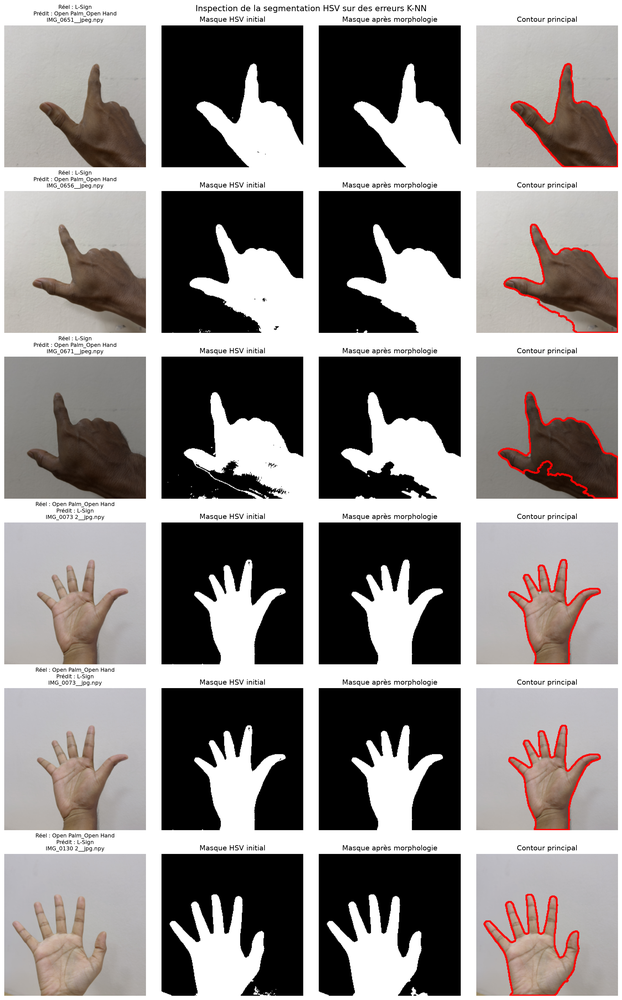
#> input picture figures/inspection_segmentation_erreurs.png, 622 x 1000 px, shrunk from 2642 x 4245 before the run
$ python -i inspecter_segmentation_erreurs.py   (imports and definitions only)
#> lines starting #> are read from the running program, lines starting #| are printed output that depends on the picture; after the words box and inside, x2 and y2 are one past the last pixel; in counts of white or black regions, pixels touching at a corner belong together
#> further down, picture is the input picture: shape (1000, 622, 3); mean B, G, R 137.7, 139.3, 143.8

from pathlib import Path

import cv2
import numpy as np
import pandas as pd
import matplotlib.pyplot as plt


# ============================================================
# 1. CHEMINS ET PARAMETRES
# ============================================================

RACINE = Path(__file__).resolve().parent.parent

DOSSIER_HSV = RACINE / "data" / "processed" / "hsv"
DOSSIER_COLOR = RACINE / "data" / "processed" / "color"
DOSSIER_RESULTS = RACINE / "results"
DOSSIER_FIGURES = RACINE / "figures"

FICHIER_PREDICTIONS = DOSSIER_RESULTS / "predictions_knn.csv"
FICHIER_SORTIE = DOSSIER_FIGURES / "inspection_segmentation_erreurs.png"
FICHIER_LISTE = DOSSIER_RESULTS / "images_inspectees_segmentation.csv"

HSV_BAS = np.array([0, 20, 40], dtype=np.uint8)
HSV_HAUT = np.array([25, 255, 255], dtype=np.uint8)

NOMBRE_PAR_SENS = 3


# ============================================================
# 2. REPRODUIRE LE MASQUE UTILISE PAR LE MODELE
# ============================================================

def construire_masque(image_hsv):
    masque = cv2.inRange(image_hsv, HSV_BAS, HSV_HAUT)
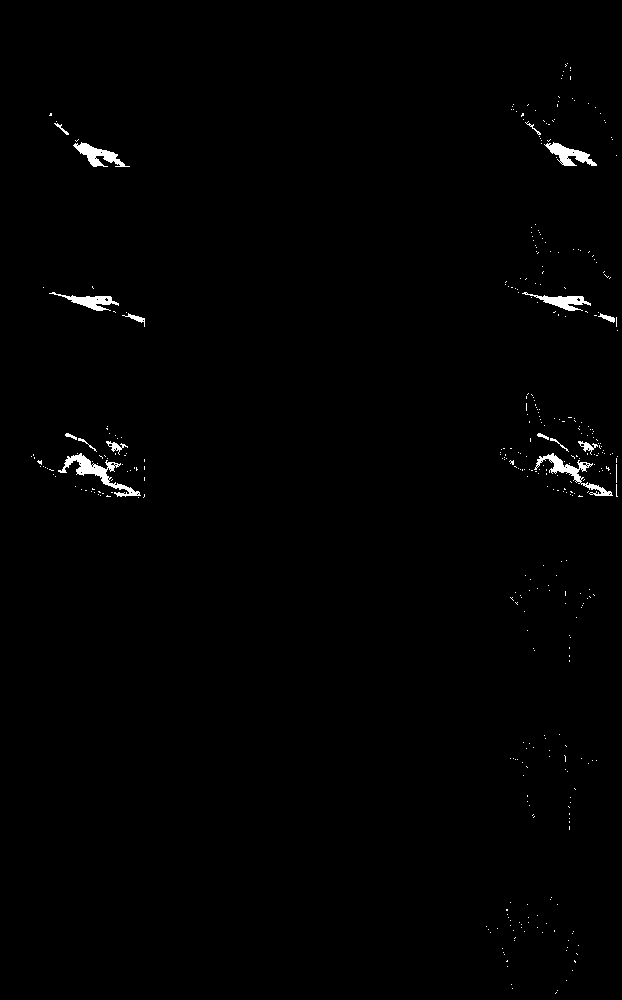
#> masque: shape (1000, 622); 0.78% white; 389 white regions (373 under 20 px), largest, box (x1, y1, x2, y2) and area: (58, 453, 141, 497) 847, (534, 453, 613, 496) 685, (73, 142, 130, 167) 555

    noyau_fermeture = cv2.getStructuringElement(
        cv2.MORPH_ELLIPSE, (5, 5)
    )
    noyau_ouverture = cv2.getStructuringElement(
        cv2.MORPH_ELLIPSE, (3, 3)
    )

    masque = cv2.morphologyEx(
        masque, cv2.MORPH_CLOSE, noyau_fermeture
    )
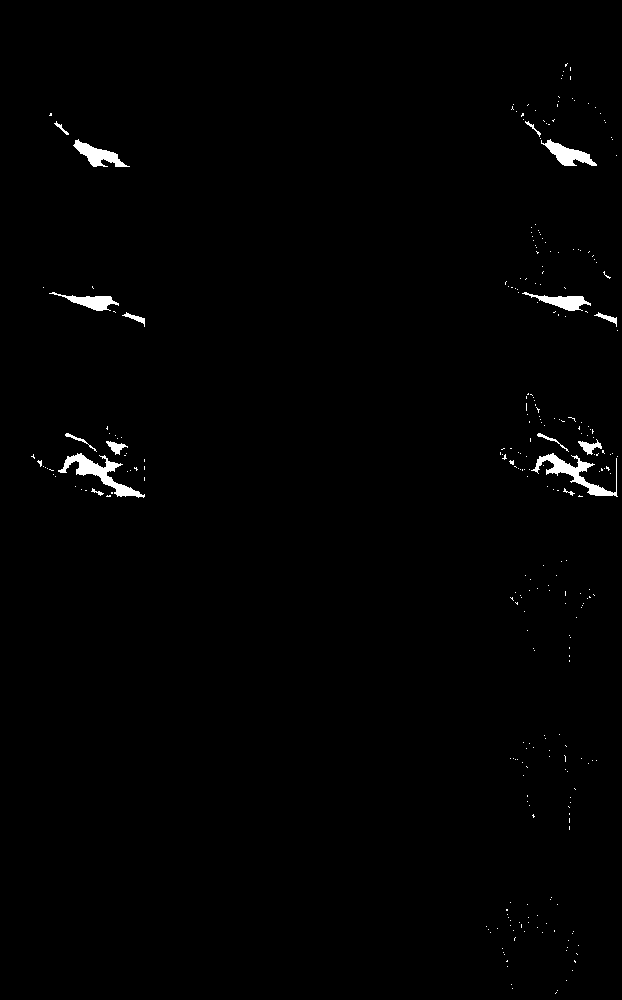
#> masque: shape (1000, 622); 0.93% white; 293 white regions (277 under 20 px), largest, box (x1, y1, x2, y2) and area: (58, 453, 145, 498) 1048, (531, 453, 618, 497) 992, (541, 139, 597, 166) 633
    masque = cv2.morphologyEx(
        masque, cv2.MORPH_OPEN, noyau_ouverture
    )
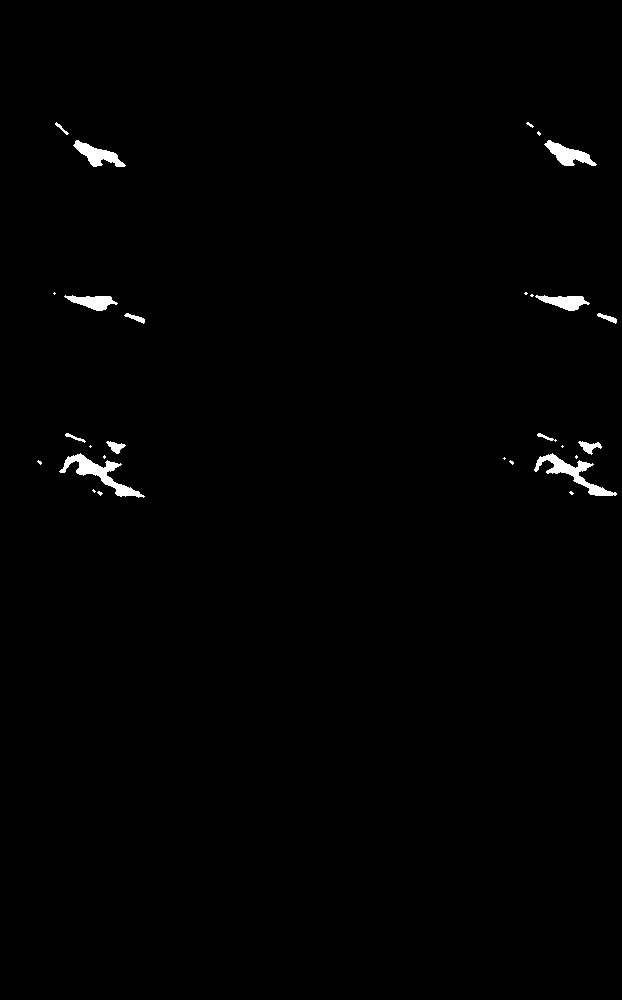
#> masque: shape (1000, 622); 0.78% white; 28 white regions (14 under 20 px), largest, box (x1, y1, x2, y2) and area: (59, 453, 145, 498) 1003, (534, 453, 617, 496) 903, (544, 140, 597, 166) 618

    return masque


# [200 lines left out: functions obtenir_contour_principal, selectionner_erreurs, chemin_image_couleur, afficher_inspection, main, not called in this run]


# [2 lines not run here, left out]

>>> import cv2
>>> picture = cv2.imread('../figures/inspection_segmentation_erreurs.png')
>>> result = construire_masque(picture)

$ run again, on figures/comparaison_tailles_pretraitement.png
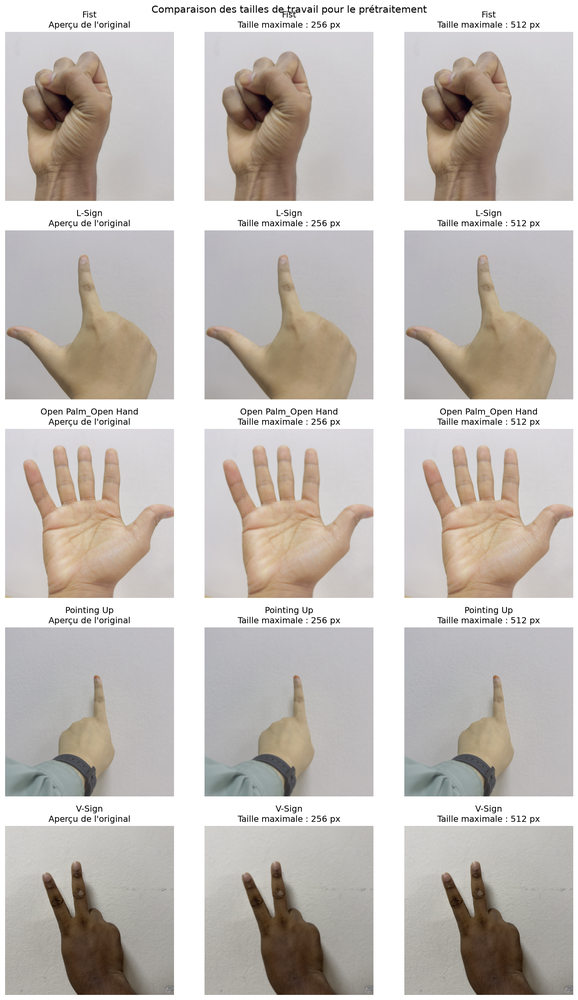
#> input picture figures/comparaison_tailles_pretraitement.png, 578 x 1000 px, shrunk from 1704 x 2947 before the run
#> picture is the input picture: shape (1000, 578, 3); mean B, G, R 186.1, 191, 197
#> in construire_masque, `masque = cv2.inRange(image_hsv, HSV_BAS, HSV_HAUT)`:
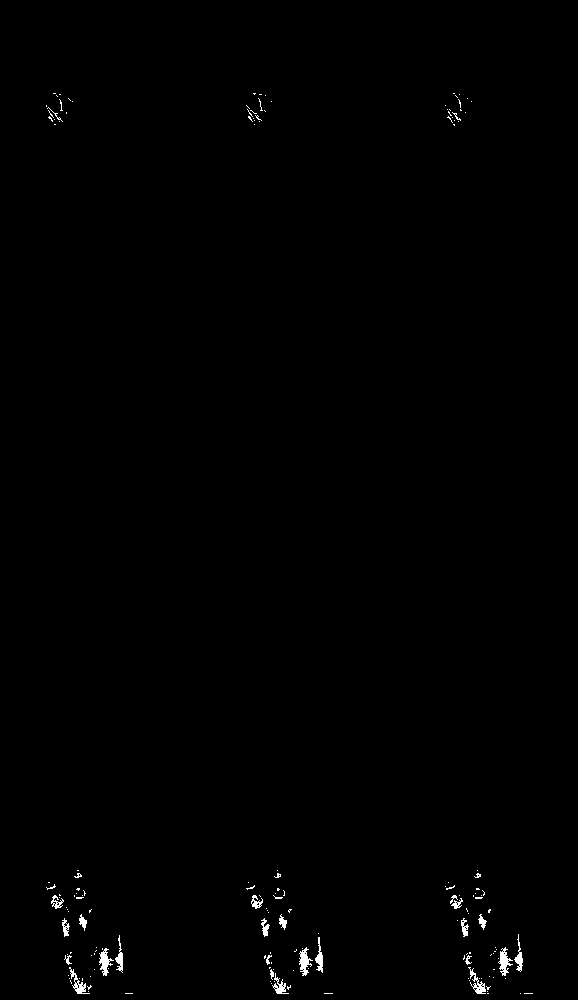
#> masque: shape (1000, 578); 0.5% white; 170 white regions (144 under 20 px), largest, box (x1, y1, x2, y2) and area: (299, 947, 313, 976) 195, (498, 947, 513, 976) 195, (99, 948, 114, 976) 190
#> in construire_masque, `masque = cv2.morphologyEx( masque, cv2.MORPH_OPEN, noyau_ouverture )`:
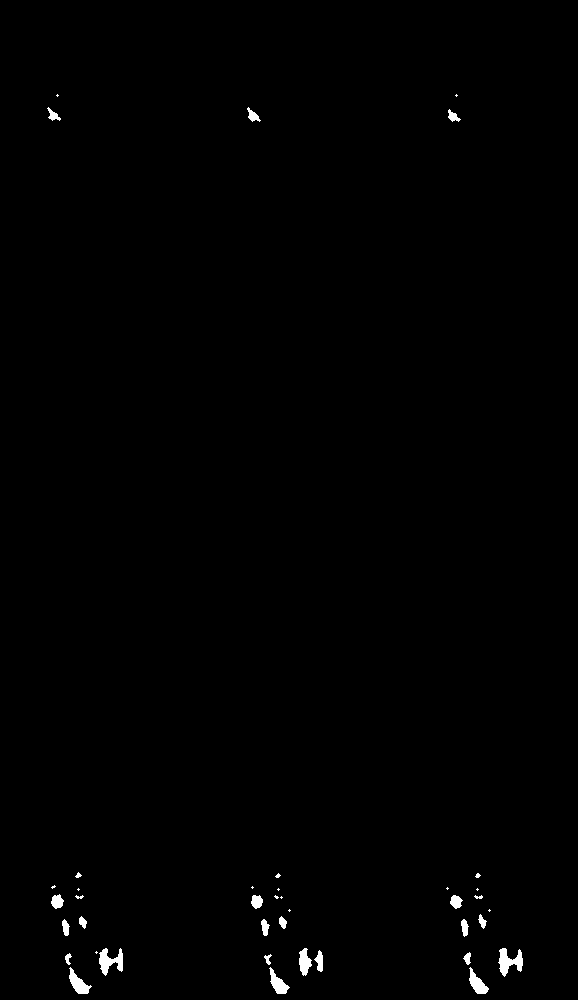
#> masque: shape (1000, 578); 0.58% white; 40 white regions (15 under 20 px), largest, box (x1, y1, x2, y2) and area: (498, 948, 523, 977) 380, (99, 948, 123, 976) 358, (69, 967, 92, 994) 278
